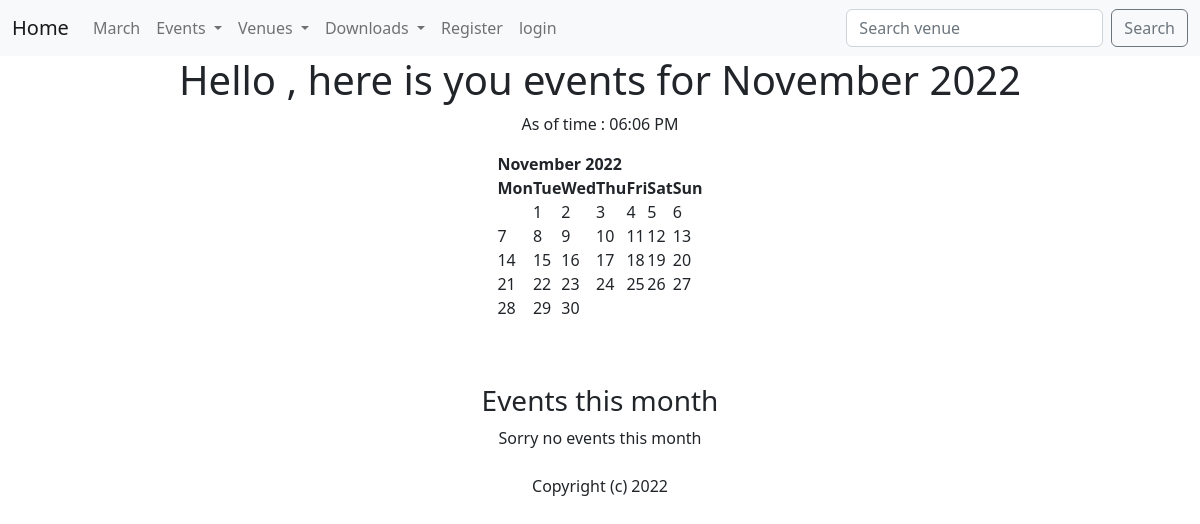
Before: / with the older database file.
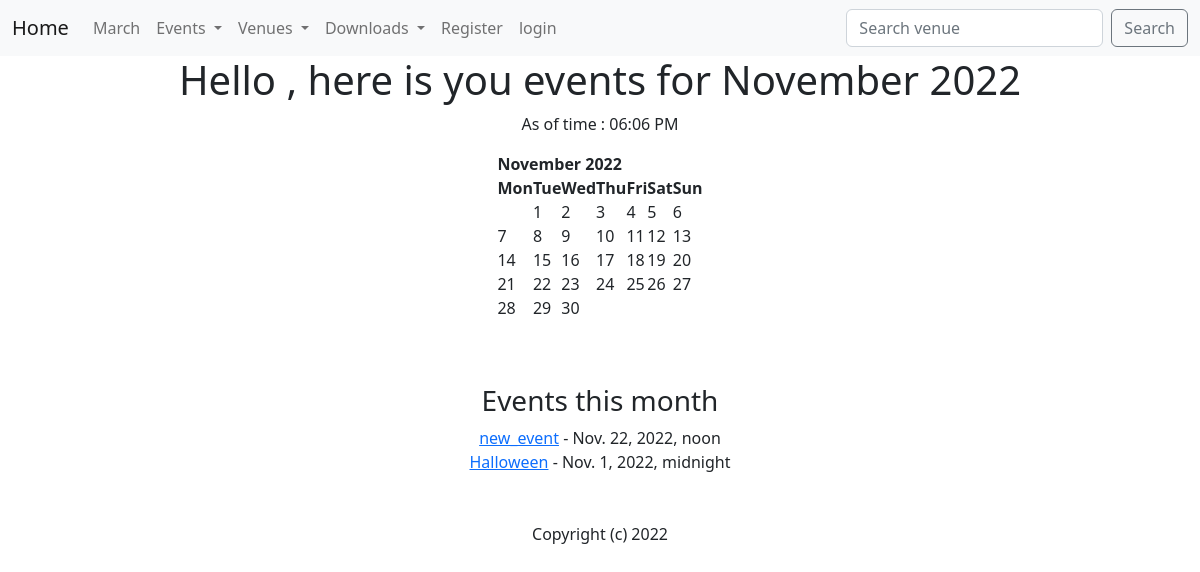
After: the same page with the newer database file.
### events/models.py (models this page shows, shortened)
class Event(models.Model):
    name = models.CharField('Event Name', max_length=120)
    event_date = models.DateTimeField('Event date')
    venue = models.ForeignKey(Venue, blank=True, null=True, on_delete=models.CASCADE)
    manager = models.ForeignKey(User, blank=True, null=True, on_delete=models.SET_NULL)
    description = models.TextField(blank=True)
    users = models.ManyToManyField(MyClubUser, blank=True)
    approved = models.BooleanField('Approved event', default=False)
    def __str__(self):
        return self.name

### events/views.py (the view)
# urls.py: path('', home, name='home'),
def home(request, year=datetime.now().year, month=datetime.now().strftime('%B')):
    month = month.capitalize()
    month_number = list(calendar.month_name).index(month)
    month_number = int(month_number)
    now = datetime.now()
    cur_year = now.year
    cur_time = now.strftime('%I:%M %p')
    cal = HTMLCalendar().formatmonth(year, month_number)
    event_list = Event.objects.filter(
        event_date__year=year,  # also year = datetime.now().year
        event_date__month=month_number, # month_number = int(month_number)
    )
    context = {
        'year': year,
        'month': month,
        'month_number': month_number,
        'cal': cal,
        'cur_year': cur_year,
        'cur_time': cur_time,
        'event_list': event_list,
    }
    return render(request, 'events/home.html', context)

### events/templates/events/home.html
{% extends 'events/main.html' %}
{% block content %}
<center>
    <h1>Hello {{name}}, here is you events for {{month}} {{year}}</h1>
    As of time :
    {{ cur_time }}
    <p>{{ cal|safe }}</p>
    <br>
    <br>
    <h3>Events this month</h3>
    {% if event_list %}
        {% for event in event_list %}
            <a href="{% url 'event_detail' event.id %}">{{ event }}</a> -  {{ event.event_date }}
            <br>
        {% endfor %}
    {% else %}
        Sorry no events this month
    {% endif %}
    <br><br>
    Copyright (c) {{ cur_year }}
</center>
{% endblock %}

### events/templates/events/main.html (shortened to what this page needs)
<!doctype html>
<html lang="en">
  <head>
    <link href="https://cdn.jsdelivr.net/npm/bootstrap@5.2.2/dist/css/bootstrap.min.css" rel="stylesheet">
  </head>
  <body>
    {% include 'events/navbar.html' %}
    <div class="container">
      {% block content %}
      {% endblock %}
    </div>
  </body>
</html>

### events/templates/events/navbar.html (shortened to what this page needs)
<nav class="navbar navbar-expand-lg bg-light">
  <div class="container-fluid">
    <a class="navbar-brand" href="{% url 'home' %}">Home</a>
    <div class="collapse navbar-collapse" id="navbarSupportedContent">
      <ul class="navbar-nav me-auto mb-2 mb-lg-0">
        <li class="nav-item">
          <a class="nav-link" href="{% url 'home' '2022' 'march' %}">March</a>
        </li>
        <li class="nav-item dropdown">
          <a class="nav-link  dropdown-toggle" type="button" data-bs-toggle="dropdown" aria-expanded="false">
            Events
          </a>
        </li>
        <li class="nav-item dropdown">
          <a class="nav-link  dropdown-toggle" type="button" data-bs-toggle="dropdown" aria-expanded="false">
            Venues
          </a>
        </li>
        <li class="nav-item dropdown">
          <a class="nav-link  dropdown-toggle" type="button" data-bs-toggle="dropdown" aria-expanded="false">
            Downloads
          </a>
        </li>
        {% if user.is_authenticated %}
          <li class="nav-item">
            <a class="nav-link" href="{% url 'logout_page' %}">logout</a>
          </li>
        {% else %}
          <li class="nav-item">
            <a class="nav-link" href="{% url 'register_user' %}">Register</a>
          </li>
          <li class="nav-item">
            <a class="nav-link" href="{% url 'login_page' %}">login</a>
          </li>
        {% endif %}
      </ul>
      <form class="d-flex" role="search" method="post" action="{% url 'search_venue' %}">
        <input name="searched" class="form-control me-2" type="search" placeholder="Search venue" aria-label="Search">
        <button class="btn btn-outline-secondary" type="submit">Search</button>
      </form>
    </div>
  </div>
</nav>

### events/templates/events/main.html (style rules this page uses)
body { backgroud: #f4f4f4; }

Changed rows visible on the page:
added Event: name "new_event", event_date "Nov. 22, 2022, noon"
added Event: name "Halloween", event_date "Nov. 1, 2022, midnight"
Other visible differences:
text no longer shown: "Sorry no events this month"
